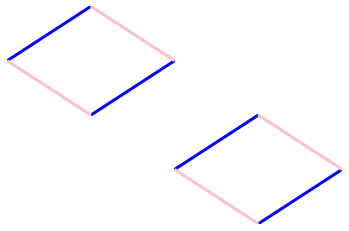

Reproduce this figure in Python.
from matplotlib.patches import Path, PathPatch
import matplotlib.pyplot as plt

n = 8
m  = 8

plt.xlim(0, n)
plt.ylim(0, m)

ax = plt.gca()

vertices_1 = [(0, 6), (2, 8), (2, 4), (4, 6), (4, 2), (6,4), (6, 0), (8,2)]
vertices_2 = [(0, 6), (2, 4), (2, 8), (4, 6), (4, 2), (6, 0), (6, 4), (8, 2)]

codes_1 = [1, 2, 1, 2, 1, 2, 1, 2]
codes_2 = [1, 2, 1, 2, 1, 2, 1, 2]

path_1 = Path(vertices_1, codes_1)
path_2 = Path(vertices_2, codes_2)

path_patch_1 = PathPatch(path_1, color="blue", lw=3)
path_patch_2 = PathPatch(path_2, color="pink", lw=3)

ax.add_patch(path_patch_1)
ax.add_patch(path_patch_2)

ax.axes.set_axis_off()
plt.show()
